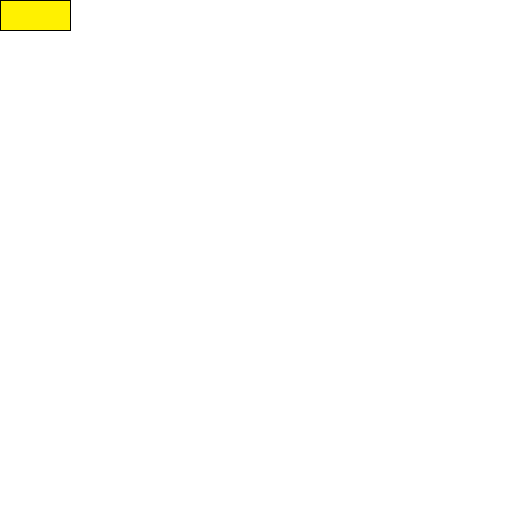
Frame 1 (no input)
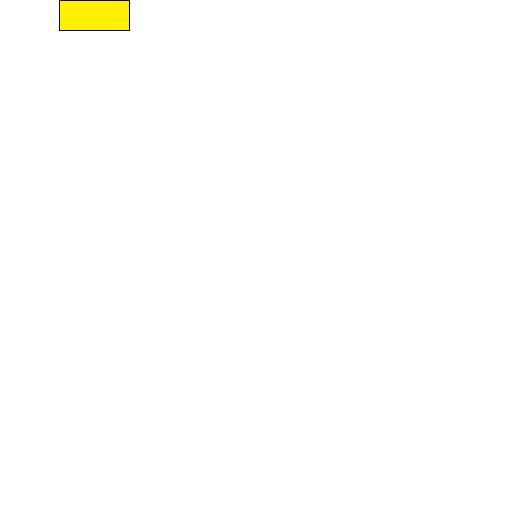
Frame 60 (the mouse pressed at the canvas centre just before this capture)
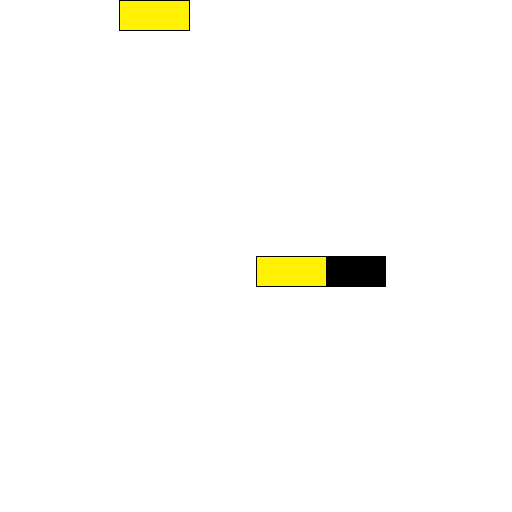
Frame 120 (the mouse held since frame 60 and released just before this capture)

The Processing sketch that drew these frames (run headless with seeded random() and noise(); from frame 60 on, the mouse is pressed at the canvas centre):

// Processing sketch: bullet
// ── bullet.pde
public class bullets{
    int _x,_y;
    public void Set(int a,int b) {
        _x = a;
        _y = b;
    }
    public void Show() {
        fill(255,241,0);
        rect(_x, _y, 70, 30);
        _x++;
    }
}

int x=512;
int g = 0;
int y=512;
bullets[] bl = new bullets[x];
void settings(){
    size(x, y);
    for(int i =0;i<bl.length;i++){
        bl[i] = new bullets();
    }
}

void setup() {
}

void draw(){
    background(255,255,255);
    if(mousePressed==true){
        bl[g].Set(mouseX,mouseY);
        g++;
        if(g>=bl.length){
            g=0;
        }
    }
    for(int i =0;i<bl.length;i++){
        bl[i].Show();
    }
}
